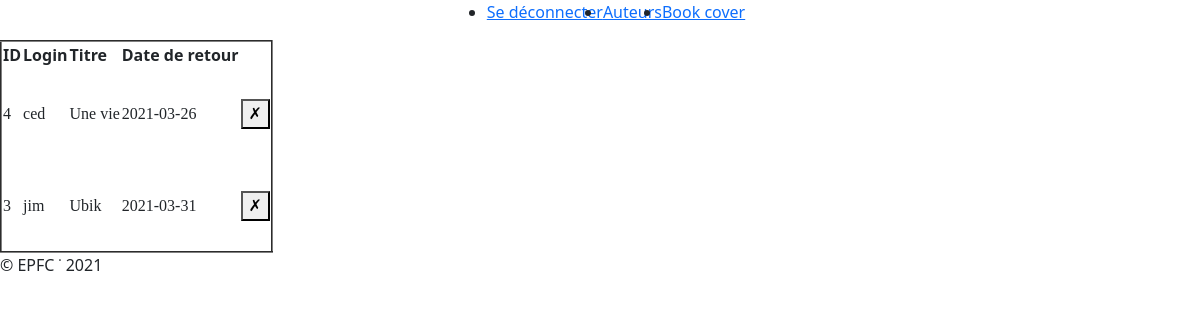
Page /loans.php (signed in) on the committed database.
### tables this page shows
CREATE TABLE `loans` (
  `id` int(10) UNSIGNED NOT NULL,
  `user_id` int(10) UNSIGNED NOT NULL,
  `book_id` int(10) UNSIGNED NOT NULL,
  `return_date` date NOT NULL
);

CREATE TABLE `users` (
  `id` int(10) UNSIGNED NOT NULL,
  `login` varchar(30) NOT NULL DEFAULT '',
  `email` varchar(255) NOT NULL,
  `statut` varchar(20) NOT NULL DEFAULT '',
  `password` varchar(100) DEFAULT NULL,
  `created_at` datetime NOT NULL DEFAULT current_timestamp(),
  `updated_at` datetime DEFAULT NULL
);

CREATE TABLE `books` (
  `ref` int(10) UNSIGNED NOT NULL,
  `title` varchar(60) NOT NULL DEFAULT '',
  `author_id` int(10) UNSIGNED NOT NULL,
  `description` text DEFAULT NULL,
  `cover_url` varchar(255) DEFAULT NULL
);

### loans.php (the view, shortened to what this page needs)
<?php
require 'includes/header.php';
$loans = [];
$link = mysqli_connect(HOSTNAME,USERNAME,PASSWORD,DATABASE);
if($link){
    $query =
    "SELECT loans.id, login, book_id ,user_id, title, return_date
    FROM `loans`
    JOIN books ON book_id=books.ref
    JOIN users ON user_id=users.id
    ORDER BY login";
    $result = mysqli_query($link,$query);
    if($result){
        while($loan = mysqli_fetch_assoc($result)) {
            $loans [] = $loan;
        }
    }
} else {
    $message = "Echec de connection à la base de données";
}
?>
<table border="2">
    <thead>
        <th>ID</th>
        <th>Login</th>
        <th>Titre</th>
        <th>Date de retour</th>
    </thead>
    <tbody>
        <?php
        if(!empty($loans)):
        ?>
        <?php foreach($loans as $loan) :?>
        <tr>
            <td>
                <?php echo $loan['id']?>
            </td>
            <td>
                <?php echo $loan['login']?>
            </td>
            <td>
                <?php echo $loan['title']?>
            </td>
            <td>
                <?php echo $loan['return_date']?>
            </td>
            <td>
                <form method="POST" action="<?php echo $_SERVER['PHP_SELF']?>">
                    <button name="btDelete">&#10007</button>
                </form>
            </td>
        <tr>
            <?php endforeach ?>
            <?php endif ?>
    </tbody>
</table>
<?php require'includes/footer.php'?>

### style.css (style rules this page uses)
td { font-family: 'Gentium Book Basic', serif; color:"blue"; }
form { margin:30px 0; }

### rows in the picture
loans: id "4", user.login "ced", book.title "Une vie", return_date "2021-03-26"
loans: id "3", user.login "jim", book.title "Ubik", return_date "2021-03-31"
